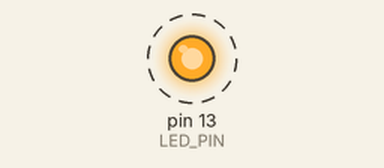
Simulated run of this sketch. Board: Arduino Uno, built with avr-gcc and run on an emulated ATmega328P. Parts: output pins drawn as LEDs (lit = HIGH). Dashed ring = blinking. What the sketch prints to the serial monitor is not drawn.

Above: at 0.5 s.
Timing chart, 0 to 4.6 s (numbered marks = the images above):
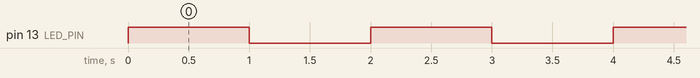

The sketch:

ArduinoCLI_vscode_exemple.ino
```cpp
/////////////////////////////////////////////////////////////////////////////////////////
//                                                                                     //
//                      Filename : ArduinoCLI_vscode_exemple                           //
//                          Author : Romain BERTHOULE                                  //
//                              Date : 08/14/22                                        //
//        Desc: This is an exemple of the usage of vscode && Arduino CLI               //
//                                                                                     //
/////////////////////////////////////////////////////////////////////////////////////////

#include <Arduino.h>
#include "src/Application.h"

const uint8_t LED_PIN = 13;
uint16_t counter = 0;

Application app;

void setup()
{
    Serial.begin(9600);
    pinMode(LED_PIN, OUTPUT);
    app.writeText("Initialisation Done :");
}

void loop()
{
    digitalWrite(LED_PIN, HIGH);
    delay(1000);
    digitalWrite(LED_PIN, LOW);
    delay(1000);
    counter++;
    app.writeText("Counter : ");
    app.writeText(String(counter).c_str());
}
```

Application.cpp
```cpp
#include "Application.h"
#include <Arduino.h>

Application::Application(/* args */)
{
}

Application::~Application()
{
}

void Application::writeText(const char* text)
{
    Serial.println(text);
}
```

Application.h
```cpp
#ifndef APPLICATION_H
#define APPLICATION_H

class Application
{
private:
    /* data */
public:
    Application(/* args */);
    ~Application();

    void writeText(const char *text);

};


#endif // APPlICATION_H
```

Measured:
- by itself, pin 13 (LED_PIN): alternates HIGH for 1.0 s and LOW for 1.0 s
